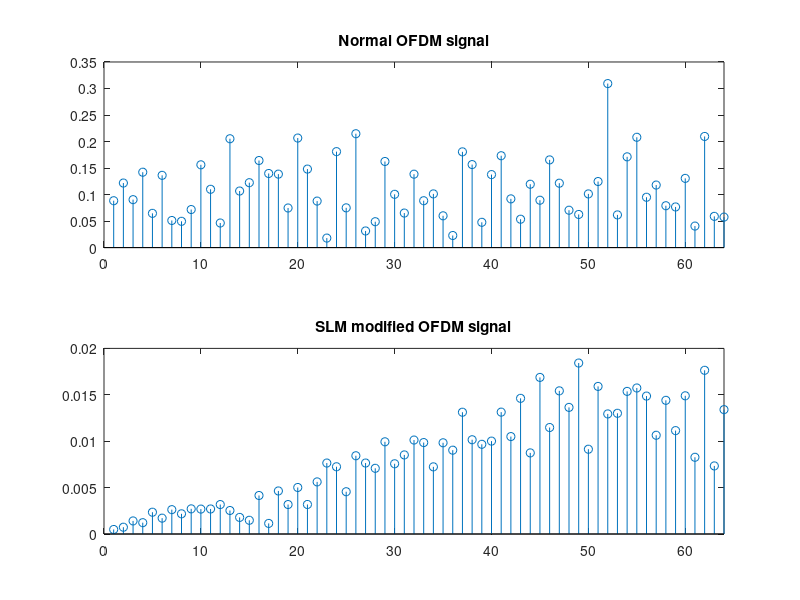
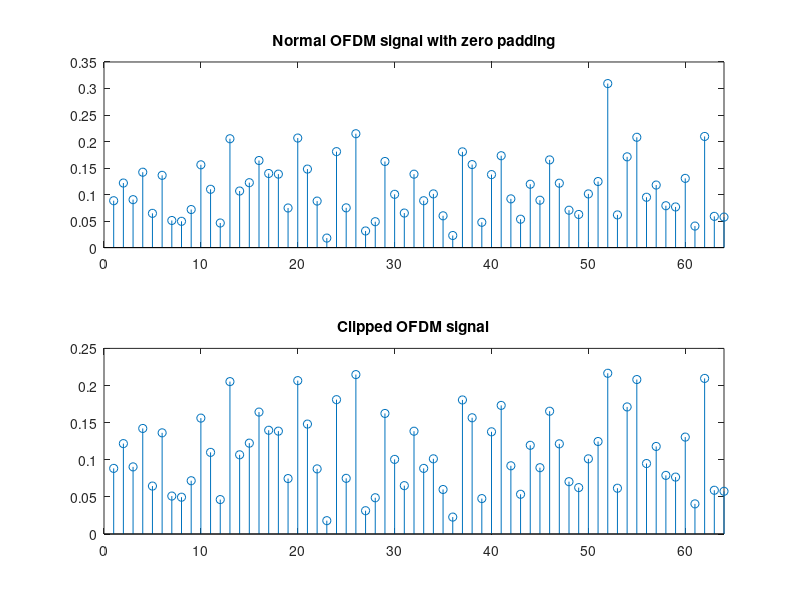

Write the MATLAB code that produced these figures, in order.
%Develloped by:Khashayar Namdar, reviewed by Seyedashkan Miraftabi
clear;
clc;
close all;
N=64; %Number of subcarries, it should be power of 2. 64 and more is preffered.
M=4; %Number of symbol states, M=4 for QPS (it should be power of 2 and less than N)
L=1; %L factor
paprdb1s=1;
paprdb1=100;
paprdb=0;


while paprdb1>paprdb-4
                                   % Normal OFDM
%QPSK modulation
r=floor(M*rand(N,1)); %floor: Round toward negative infinity
%rand:Normally destributed between 0and1, rand(N,1)=N by 1 matrix
%r[N,1] and elements are 0,1,2,3 

bexp = pskmod(r,M);
%y = pskmod(x,M) modulates the input signal, x, using phase shift keying (PSK)
%with modulation order M.
%bex[N,1] and elements are (-1,-1),(-1,1),(1,-1),(1,1) in complex numbers

% Calculating |IFFT| square and displaying |IFFT|
ibexp=ifft(bexp);%X = ifft(Y) computes the inverse discrete Fourier 
%transform of Y using a fast Fourier transform algorithm. X is the same size as Y.

mibexp=abs(ibexp);%(a^2+b^2)^0.5 (Complex Magnitude)
%mibexp[N,1], real numberbetween 0,1

smibexp=mibexp.^2; %smibexp[N,1] square complex magnitude

%Calculation of PAPR
papr=(max(smibexp))/(mean(smibexp)); %papr formulation

paprdb=10*log(papr); %db formulation
                                  % OFDM modified by Selective Mapping
                                  % Technique

% Normalized Riemann Matrix used for SLM technique(Selected Mapping)                                
rm=gallery('riemann',N); %rm[N,N]
b=rm/N; %b[N,N]
%riemann   Matrix associated with the Riemann hypothesis
%A = gallery('riemann',n) returns an n-by-n matrix for which the Riemann hypothesis is true if and only if
%det(A)=O(n!n??1/2+?)
%for every ? > 0.
%The Riemann matrix is defined by:
%A = B(2:n+1,2:n+1) 

% Elementwise Multiplication(Each element of each rown of b is multipled by bexp corresponding element)
for i=1:N
    for j=1:N
    bexp1(i,j)=b(i,j).*bexp(j,1); %bexp1[N,N]
    end;
end;

% Calculating |IFFT| square
ibexp1=ifft(bexp1);
mibexp1=abs(ibexp1);
smibexp1=mibexp1.^2;

% Calculating PAPR for each of the N blocks
for i=1:N
papr1(i,1)=(max(smibexp1(i,:)))/(mean(smibexp1(i,:)));
%papr1(N,1)
end;

% Finding the block with minimum PAPR
xm=1;
for i=2:N
    if (papr1(i,1)<papr1(xm,1))
     xm=i;
    end;
end;

% Minimum PAPR in dB
paprdb1=10*log(papr1(xm,1));

a=bexp;
LN=floor(L*N);
at=a';
aa=[at(1:N) zeros(1,LN-N)]'; %Zero Padding if L=1, then aa[N,1]


x=ifft(aa);  %Generating OFDM signal and calculating PAPR
x_mag=abs(x); %x_mag[NL,1]
 
paprs=max(x_mag.^2)/mean(x_mag.^2);
paprdbs=10*log(paprs);
x_max=0.7*max(x_mag);%Clipping Level=0.7Max(Clipping Just the Maximum number)

for j=1:LN                                   %Clipping the signals above threshold(here 0.2)
    if(x_mag(j,1)>x_max)
        x_mag1(j,1)=x_max;
    else
        x_mag1(j,1)=x_mag(j,1);
    end;    
end;
%x_mag1[LN,1] and it is clipped

subplot(3,1,2),stem(x_mag1);
%subplot(m,n,p) divides the current figure into an m-by-n grid 
%and creates axes in the position specified by p
%stem(Y) plots the data sequence, Y, as stems that extend from a baseline along the x-axis. 
%The data values are indicated by circles terminating each stem.
%If Y is a vector, then the x-axis scale ranges from 1 to length(Y)
xlim([0 LN]); 
%xlim(limits) sets the x-axis limits for the current axes or chart


%Filtering the clipped signal 
h=[ones(1,N) zeros(1,LN-N)]';%h=[1 1 1 1 1 1 0 0 0 ](N ones +zero padding)
x_mag2=conv(x_mag1,h);
%w = conv(u,v) returns the convolution of vectors u and v

subplot(3,1,3),stem(x_mag2);
xlim([0 2*LN]); 

                                           %Calculating PAPR of Clipped and Filtered signal
papr1s=max(x_mag2.^2)/mean(x_mag2.^2);
paprdb1s=10*log(papr1s);

end;

disp('PAPR of normal OFDM=');
disp(paprdb);
disp('PAPR of SLM modified OFDM=');
disp(paprdb1);
disp('PAPR of clipped OFDM=');
disp(paprdb1s);

subplot(2,1,1),stem(mibexp),title('Normal OFDM signal');
xlim([0 N]); 
subplot(2,1,2),stem(mibexp1(xm,:)),title('SLM modified OFDM signal');
xlim([0 N]); 
figure,subplot(2,1,1),stem(x_mag),title('Normal OFDM signal with zero padding');
xlim([0 LN]); 
subplot(2,1,2),stem(x_mag1),title('Clipped OFDM signal');
xlim([0 LN]); 
eff1=(1-paprdb1/paprdb)*100;
eff2=(1-paprdb1s/paprdb)*100;
disp('%SLM Efficiency');
disp(eff1);
disp('%Clipping+Filtering Efficiency');
disp(eff2);
if(eff1>eff2)
    disp('Then SLM is more effective for PAPR reduction');
else
    
    disp('Then Clipping+Filtering is more effective for PAPR reduction');
end;